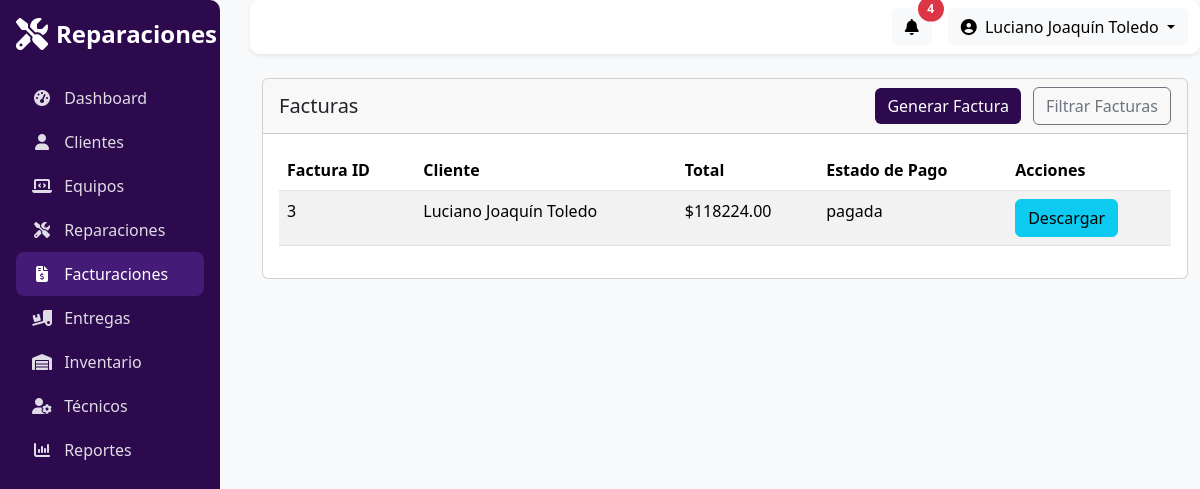
The app's page /gestion_facturacion.php (signed in) with its own data.
### tables this page shows
CREATE TABLE `facturas` (
  `id` int(11) NOT NULL,
  `orden_reparacion_id` int(11) NOT NULL,
  `total` decimal(10,2) NOT NULL,
  `metodo_pago` enum('efectivo','transferencia','tarjeta') NOT NULL,
  `monto_pagado` decimal(10,2) NOT NULL,
  `estado_pago` enum('pagada','pendiente') NOT NULL DEFAULT 'pendiente',
  `fecha` timestamp NOT NULL DEFAULT current_timestamp()
);

CREATE TABLE `clientes` (
  `id` int(11) NOT NULL,
  `nombre` varchar(255) NOT NULL,
  `telefono` varchar(20) NOT NULL,
  `email` varchar(255) NOT NULL,
  `direccion` varchar(255) DEFAULT NULL,
  `dni` varchar(20) DEFAULT NULL,
  `tipo_cliente` enum('Cliente','Empresa') NOT NULL,
  `notas` text DEFAULT NULL,
  `fecha_creacion` timestamp NOT NULL DEFAULT current_timestamp()
);

### gestion_facturacion.php (the view, shortened to what this page needs)
<!DOCTYPE html>
<html lang="es">
<head>
    <link href="https://cdn.jsdelivr.net/npm/bootstrap@5.3.3/dist/css/bootstrap.min.css" rel="stylesheet">
    <link href="https://cdnjs.cloudflare.com/ajax/libs/font-awesome/6.5.0/css/all.min.css" rel="stylesheet">
    <link rel="stylesheet" href="css/estilos.css">
</head>
<body>
    <div class="d-flex" id="layout-wrapper">
        <aside id="sidebar" class="sidebar d-flex flex-column p-3">
            <a href="#" class="sidebar-brand mb-4 text-decoration-none d-flex align-items-center">
                <i class="fa-solid fa-screwdriver-wrench fa-2x me-2"></i>
                <span class="fs-4 fw-bold text-white">Reparaciones</span>
            </a>
             <ul class="nav nav-pills flex-column mb-auto">
                <li class="nav-item">
                    <a href="dashboard.php" class="nav-link ">
                        <i class="fa-solid fa-gauge-high me-2"></i>
                        Dashboard
                    </a>
                </li>
                <li class="nav-item">
                    <a href="./gestion_clientes.php" class="nav-link">
                        <i class="fa-solid fa-user me-2"></i>
                        Clientes
                    </a>
                </li>
                <li class="nav-item">
                    <a href="./gestion_equipos.php" class="nav-link">
                        <i class="fa-solid fa-laptop-code me-2"></i>
                        Equipos
                    </a>
                </li>
                <li class="nav-item">
                    <a href="./gestion_reparaciones.php" class="nav-link">
                        <i class="fa-solid fa-screwdriver-wrench me-2"></i>
                        Reparaciones
                    </a>
                </li>
                <li class="nav-item">
                    <a href="./gestion_facturacion.php" class="nav-link active">
                        <i class="fa-solid fa-file-invoice-dollar me-2"></i>
                        Facturaciones
                    </a>
                </li>
                <li class="nav-item">
                    <a href="./gestion_entrega.php" class="nav-link">
                        <i class="fa-solid fa-truck-ramp-box me-2"></i>
                        Entregas
                    </a>
                </li>
                <li class="nav-item">
                    <a href="./gestion_respuestos.php" class="nav-link">
                        <i class="fa-solid fa-warehouse me-2"></i>
                        Inventario
                    </a>
                </li>
                <li class="nav-item">
                    <a href="./gestion_tecnicos.php" class="nav-link">
                        <i class="fa-solid fa-user-gear me-2"></i>
                        Técnicos
                    </a>
                </li>
                <li class="nav-item">
                    <a href="./gestion_reportes.php" class="nav-link">
                        <i class="fa-solid fa-chart-column me-2"></i>
                        Reportes
                    </a>
                </li>
            </ul>
        </aside>
        <div class="flex-grow-1" style="margin-left: 250px;">
            <nav class="navbar navbar-expand-lg navbar-light bg-white shadow-sm sticky-top">
                <div class="container-fluid">
                    <div class="ms-auto d-flex align-items-center">
                        <button class="btn btn-light position-relative me-3">
                            <i class="fa-solid fa-bell"></i>
                            <span
                                class="position-absolute top-0 start-100 translate-middle badge rounded-pill bg-danger">4</span>
                        </button>
                         <div class="dropdown">
                            <a class="btn btn-light dropdown-toggle" href="#" id="userMenu" data-bs-toggle="dropdown">
                                <i class="fa-solid fa-circle-user me-1"></i>
                                <?= isset($_SESSION['usuario_nombre']) ? htmlspecialchars($_SESSION['usuario_nombre']) : 'Invitado'; ?>
                            </a>
                        </div>
                    </div>
                </div>
            </nav>
            <?php
            include 'includes/config.php';
            $query = "SELECT f.id, c.nombre AS cliente, f.total, f.estado_pago FROM facturas f
          JOIN ordenes_reparacion o ON f.orden_reparacion_id = o.id
          JOIN clientes c ON o.cliente_id = c.id";
            $result = $conn->query($query);
            ?>
            <main class="container-fluid py-4">
                <div class="row g-4">
                    <div class="col-12">
                        <div class="card">
                            <div class="card-header d-flex justify-content-between align-items-center">
                                <h5 class="mb-0">Facturas</h5>
                                <div>
                                    <button class="btn btn-violet" data-bs-toggle="modal"
                                        data-bs-target="#modalGenerarFactura">Generar Factura</button>
                                    <button class="btn btn-outline-secondary ms-2" data-bs-toggle="modal"
                                        data-bs-target="#modalFiltrosFactura">Filtrar Facturas</button>
                                </div>
                            </div>
                            <div class="card-body">
                                <table class="table table-striped">
                                    <thead>
                                        <tr>
                                            <th>Factura ID</th>
                                            <th>Cliente</th>
                                            <th>Total</th>
                                            <th>Estado de Pago</th>
                                            <th>Acciones</th>
                                        </tr>
                                    </thead>
                                    <tbody>
                                        <?php
                                        if ($result->num_rows > 0) {
                                            while ($row = $result->fetch_assoc()) {
                                                echo "<tr>
                                        <td>{$row['id']}</td>
                                        <td>{$row['cliente']}</td>
                                        <td>\${$row['total']}</td>
                                        <td>{$row['estado_pago']}</td>
                                        <td>
                                            <a href='includes/generar_pdf_factura.php?id={$row['id']}' class='btn btn-info' target='_blank'>Descargar</a>
                                        </td>
                                    </tr>";
                                            }
                                        } else {
                                            echo "<tr><td colspan='5' class='text-center'>No hay facturas disponibles</td></tr>";
                                        }
                                        ?>
                                    </tbody>
                                </table>
                            </div>
                        </div>
                    </div>
                </div>
            </main>
        </div>
    </div>
</body>
</html>

### css/estilos.css (style rules this page uses)
:root { --violet-primary: #2c0a4d; --violet-hover: #381362; --violet-active: #451b78; --link-color: #e0dce6; }
.sidebar { background-color: var(--violet-primary); width: 220px; min-height: 100vh; position: fixed; top: 0; left: 0; border-radius: 0 10px 10px 0; transition: background-color 0.3s ease; overflow: hidden; }
.sidebar-brand i { color: #fff; }
.sidebar-brand span { color: #fff; }
.sidebar .nav-link { color: var(--link-color); padding: 10px 16px; border-radius: 8px; font-weight: 500; transition: background-color 0.3s ease, color 0.3s ease; }
.sidebar .nav-link i { width: 20px; text-align: center; }
.sidebar .nav-link.active { background-color: var(--violet-active); color: #fff; }
body { font-family: 'Segoe UI', sans-serif; background-color: #f8f9fa; }
.navbar { border-radius: 10px; box-shadow: 0px 4px 10px rgba(0,0,0,0.1); }
.btn-light { transition: background-color 0.3s ease, color 0.3s ease; }
.position-relative .badge { font-size: 0.75rem; padding: 0.4rem 0.6rem; }
:root { --violet-light: rgba(44, 10, 77, 0.8); --violet-dark: #2c0a4d; }
.btn-violet { background-color: var(--violet-dark); color: white; border: none; transition: 0.3s ease; }
.btn-violet { background-color: #2c0a4d; color: white; font-weight: 500; transition: 0.3s ease; }
.btn-violet { background-color: var(--violet-dark); color: white; transition: background-color 0.3s ease; }

### records on screen
facturas: id "3", clientes.nombre "Luciano Joaquín Toledo", total "118224.00", estado_pago "pagada"

### other values on screen
$_SESSION['usuario_nombre'] "Luciano Joaquín Toledo"
